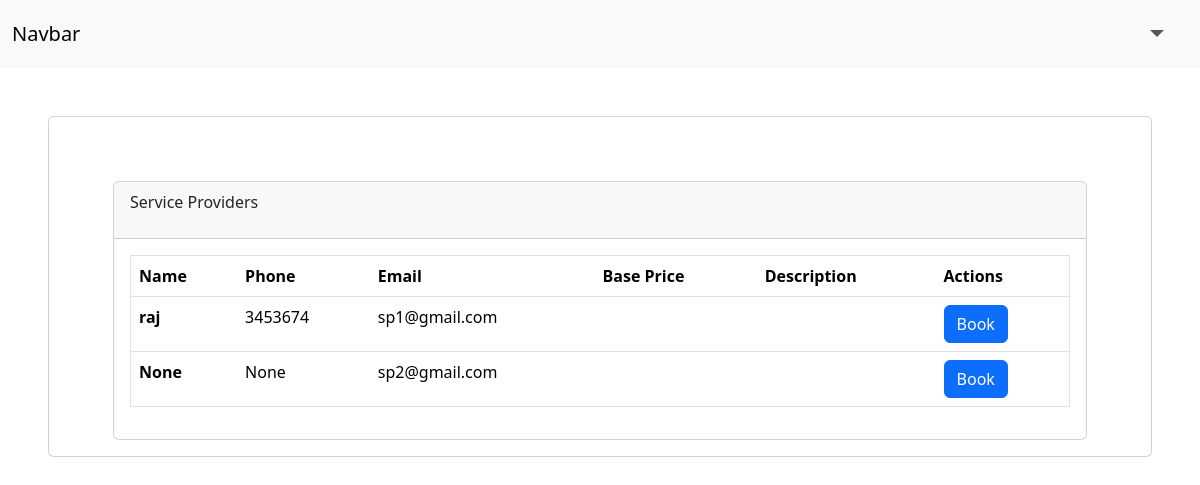
The page /service/Home Cleaning on the database as committed earlier.
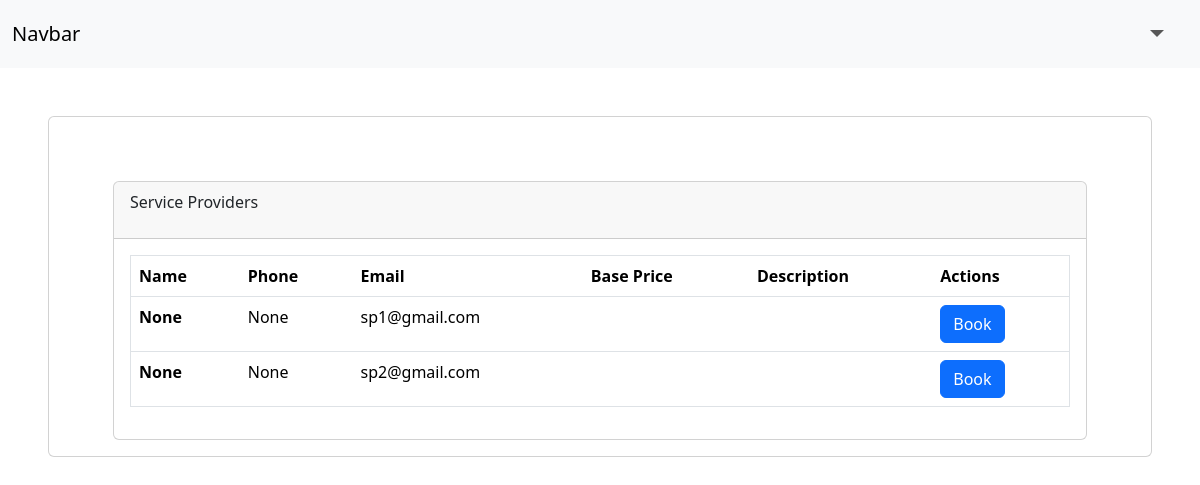
The same page on the database as committed later.
### backend/models.py (models this page shows, shortened)
class ServiceProvider(db.Model,UserMixin):
    __tablename__='serviceprovider'
    id=db.Column(db.Integer, primary_key=True, autoincrement= True)
    name=db.Column(db.String,unique=True)
    address=db.Column(db.String)
    email=db.Column(db.String,unique=True)
    password=db.Column(db.String)
    exp=db.Column(db.Integer)
    phone=db.Column(db.String)
    city=db.Column(db.String)
    status=db.Column(db.String)
    servicename=db.Column(db.String,db.ForeignKey("services.name"))
    receive_request=db.relationship("Request",backref="servprovider",cascade="all, delete-orphan")

### backend/routes.py (the view)
@app.route("/service/<servicename>")
def service(servicename):
    if request.method=="GET":
        sps=db.session.query(ServiceProvider).filter_by(servicename=servicename).all()
    return render_template("customer/service.html",sps=sps)

### templates/customer/service.html (shortened to what this page needs)
<!DOCTYPE html>
<html lang="en">
<head>
    <link href="https://cdn.jsdelivr.net/npm/bootstrap@5.3.8/dist/css/bootstrap.min.css" rel="stylesheet"
>
</head>
<body>
    <nav class="navbar navbar-expand-lg bg-body-tertiary">
        <div class="container-fluid">
            <a class="navbar-brand" href="#">Navbar</a>
            <div class="collapse navbar-collapse " id="navbarSupportedContent">
                <ul class="navbar-nav ms-auto me-3 fs-4 mb-2 mb-lg-0 ">
                    <li class="nav-item dropdown">
                        <a class="nav-link dropdown-toggle" href="#" role="button" data-bs-toggle="dropdown"
                            aria-expanded="false">
                        </a>
                    </li>
                </ul>
            </div>
        </div>
    </nav>
    <div class="card ms-5 mt-5 me-5">
        <div class="card-body">
            <div class="card mt-5 ms-5 me-5">
                <div class="card-header d-flex ">
                    <p><strong>{{servicename}}</strong> Service Providers</p>
                </div>
                <div class="card-body">
                    <table class="table border">
                        <thead>
                            <tr>
                                <th scope="col">Name</th>
                                <th scope="col">Phone</th>
                                <th scope="col">Email</th>
                                <th scope="col">Base Price</th>
                                <th scope="col">Description</th>
                                <th scope="col">Actions</th>
                            </tr>
                        </thead>
                        <tbody>
                            {% for sp in sps %}
                            <tr>
                                <th scope="row">{{sp.name}}</th>
                                <td>{{sp.phone}}</td>
                                <td>{{sp.email}}</td>
                                <td>{{sp.baseprice}}</td>
                                <td>{{sp.description}}</td>
                                <td>
                                    <a href="/slotbooking?id={{sp.id}}" class="btn btn-primary">Book</a>
                                </tr>
                            {% endfor %}
                        </tbody>
                    </table>
                </div>
            </div>
        </div>
    </div>
</body>
</html>

Rows that differ between the two databases and show on the page:
changed ServiceProvider "sp1@gmail.com": name "raj" → "None"; phone "3453674" → "None"
